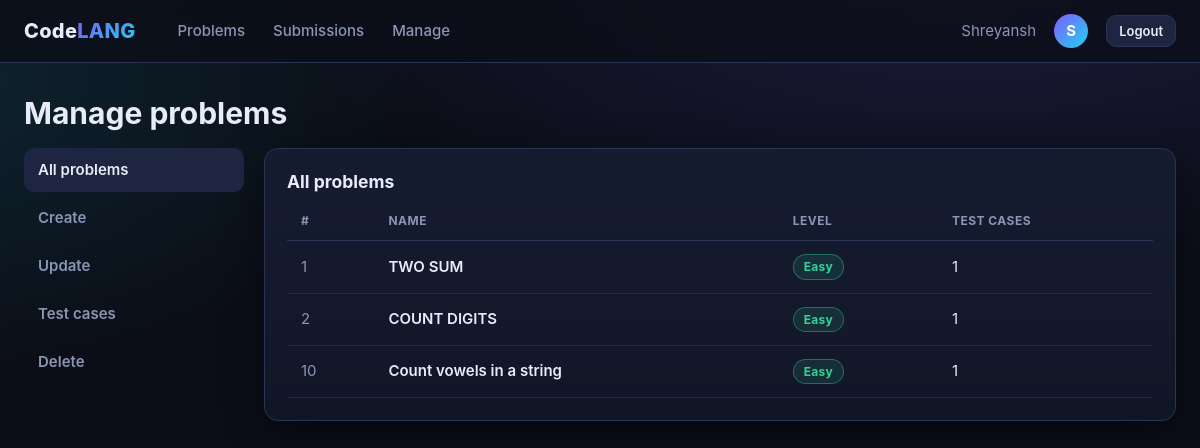
The app's page /home/employee/ (signed in) with its own data.
### home/models.py (models this page shows, shortened)
class problem(models.Model):
    Name=models.CharField(max_length=400)
    level=models.CharField(max_length=50)
    desc=models.CharField(max_length=1000)
    examples=models.TextField(null=True,blank=True)
    input_constraints=models.TextField(null=True,blank=True)
    output_constraints=models.TextField(null=True,blank=True)
    constraint=models.TextField(null=True,blank=True)
    output_const=models.TextField(null=True,blank=True)

### home/views.py (the view, shortened to what this page needs)
# urls.py: path('employee/', manage_problem, name="manage_problem"),
@staff_required
def manage_problem(request):
    all_problems = problem.objects.prefetch_related("test_cases")
    return render(request, "problem_form.html", {"all_problems": all_problems})

### home/views.py (called while the page is built)
def staff_required(view):
    return user_passes_test(lambda u: u.is_active and u.is_staff,
                            login_url="/accounts/employee_login/")(view)

### home/templates/problem_form.html (shortened to what this page needs)
{% extends "base.html" %}
{% block content %}
<main class="page" style="max-width:1200px">
  <h1>Manage problems</h1>
  <div class="sidebar-admin">
    <nav class="side-links" id="side">
      <a data-sec="list" class="on">All problems</a>
      <a data-sec="create">Create</a>
      <a data-sec="update">Update</a>
      <a data-sec="cases">Test cases</a>
      <a data-sec="delete">Delete</a>
    </nav>
    <div>
      <section class="admin-section on card" id="sec-list">
        <h3>All problems</h3>
        <table class="table">
          <thead><tr><th>#</th><th>Name</th><th>Level</th><th>Test cases</th></tr></thead>
          <tbody>
          {% for p in all_problems %}
            <tr><td class="muted">{{ p.id }}</td><td><a class="title" href="{% url 'problem-details' p.id %}">{{ p.Name }}</a></td>
                <td><span class="badge {{ p.level|lower }}">{{ p.level|title }}</span></td><td>{{ p.test_cases.all|length }}</td></tr>
          {% empty %}<tr><td colspan="4" class="empty">No problems yet.</td></tr>
          {% endfor %}
          </tbody>
        </table>
      </section>
    </div>
  </div>
</main>
{% endblock %}

### home/templates/base.html (shortened to what this page needs)
{% load static %}<!DOCTYPE html>
<html lang="en">
<head>
  <link rel="stylesheet" href="{% static 'css/codelang.css' %}">
</head>
<body class="{% block body_class %}{% endblock %}">
  {% block nav %}
  <header class="nav">
    <a class="brand" href="/">Code<span>LANG</span></a>
    {% if user.is_authenticated %}
    <nav class="nav-links">
      <a href="{% url 'home-start' %}" {% if request.resolver_match.url_name == 'home-start' %}class="active"{% endif %}>Problems</a>
      <a href="{% url 'submission-list' %}" {% if request.resolver_match.url_name == 'submission-list' %}class="active"{% endif %}>Submissions</a>
      {% if user.is_staff %}<a href="{% url 'manage_problem' %}">Manage</a>{% endif %}
    </nav>
    <span class="muted">{{ user.username }}</span>
    <div class="avatar">{{ user.username|slice:":1" }}</div>
    <a class="btn sm" href="{% if user.is_staff and request.resolver_match.url_name == 'manage_problem' %}{% url 'logout-employee' %}{% else %}{% url 'logout-user' %}{% endif %}">Logout</a>
    {% else %}
    <div class="nav-spacer"></div>
    <a class="btn sm" href="/accounts/login/">Login</a>
    <a class="btn sm primary" href="/accounts/register/">Register</a>
    {% endif %}
  </header>
  {% endblock %}
  {% block content %}{% endblock %}
</body>
</html>

### home/static/css/codelang.css (style rules this page uses)
:root { --bg: #0b0e17; --bg-2: #111627; --surface: #161c30; --surface-2: #1d2540; --border: #2a3454; --text: #e8ecf8; --muted: #8b95b5; --accent: #7c5cff; --accent-2: #22d3ee; --good: #34d399; --warn: #fbbf24; --bad: #f87171; --radius: 14px; --shadow: 0 10px 40px rgba(0, 0, 0, .45); --grad: linear-gradient(135deg, var(--accent), var(--accent-2)); --mono: ui-monospace, "Cascadia Code", "JetBrains Mono", Consolas, monospace; }
* { box-sizing: border-box; }
html, body { margin: 0; min-height: 100%; }
body { background: radial-gradient(1200px 600px at 80% -10%, rgba(124, 92, 255, .18), transparent 60%), radial-gradient(900px 500px at -10% 10%, rgba(34, 211, 238, .12), transparent 60%), var(--bg); background-attachment: fixed; color: var(--text); font: 15px/1.6 Inter, "Segoe UI", system-ui, -apple-system, sans-serif; }
a { color: var(--accent-2); text-decoration: none; }
h1, h2, h3, h4 { line-height: 1.25; margin: 0 0 .5em; }
.nav { position: sticky; top: 0; z-index: 50; display: flex; align-items: center; gap: 18px; padding: 12px 24px; background: rgba(11, 14, 23, .75); backdrop-filter: blur(14px); border-bottom: 1px solid var(--border); }
.brand { font-weight: 800; font-size: 20px; letter-spacing: .3px; color: var(--text); }
.brand span { background: var(--grad); -webkit-background-clip: text; background-clip: text; color: transparent; }
.nav-links { display: flex; gap: 4px; margin-left: 12px; }
.nav-links a { color: var(--muted); padding: 7px 12px; border-radius: 9px; font-weight: 500; }
.avatar { width: 34px; height: 34px; border-radius: 50%; display: grid; place-items: center; background: var(--grad); color: #fff; font-weight: 700; text-transform: uppercase; }
.page { max-width: 1100px; margin: 0 auto; padding: 32px 24px 80px; }
.card { background: linear-gradient(180deg, var(--surface), var(--bg-2)); border: 1px solid var(--border); border-radius: var(--radius); padding: 22px; box-shadow: var(--shadow); }
.muted { color: var(--muted); }
.btn { display: inline-flex; align-items: center; gap: 8px; justify-content: center; cursor: pointer; padding: 9px 18px; border-radius: 10px; border: 1px solid var(--border); background: var(--surface-2); color: var(--text); font: inherit; font-weight: 600; transition: transform .12s, box-shadow .2s, background .2s; }
.btn.sm { padding: 5px 12px; font-size: 13px; }
.badge { display: inline-block; padding: 2px 10px; border-radius: 999px; font-size: 12px; font-weight: 700; letter-spacing: .3px; border: 1px solid transparent; }
.badge.easy { color: var(--good); background: rgba(52, 211, 153, .12); border-color: rgba(52, 211, 153, .4); }
.table { width: 100%; border-collapse: separate; border-spacing: 0; }
.table th { text-align: left; color: var(--muted); font-size: 12px; text-transform: uppercase; letter-spacing: .5px; padding: 10px 14px; border-bottom: 1px solid var(--border); }
.table td { padding: 13px 14px; border-bottom: 1px solid rgba(42, 52, 84, .6); }
.table tbody tr { transition: background .15s; }
.table a.title { color: var(--text); font-weight: 600; }
.sidebar-admin { display: grid; grid-template-columns: 220px 1fr; gap: 20px; }
.side-links { display: grid; gap: 4px; align-content: start; position: sticky; top: 80px; }
.side-links a { padding: 10px 14px; border-radius: 10px; color: var(--muted); font-weight: 600; cursor: pointer; }
.side-links a.on, .side-links a:hover { background: var(--surface-2); color: var(--text); text-decoration: none; }
.admin-section { display: none; }
.admin-section.on { display: block; animation: rise .3s ease; }

### records on screen
problem: id "1", Name "TWO SUM", level "Easy", test_cases.all|length "1"
problem: id "2", Name "COUNT DIGITS", level "Easy", test_cases.all|length "1"
problem: id "10", Name "Count vowels in a string", level "Easy", test_cases.all|length "1"

### other values on screen
{{ user.username }} "Shreyansh"
{{ user.username|slice:":1" }} "S"
